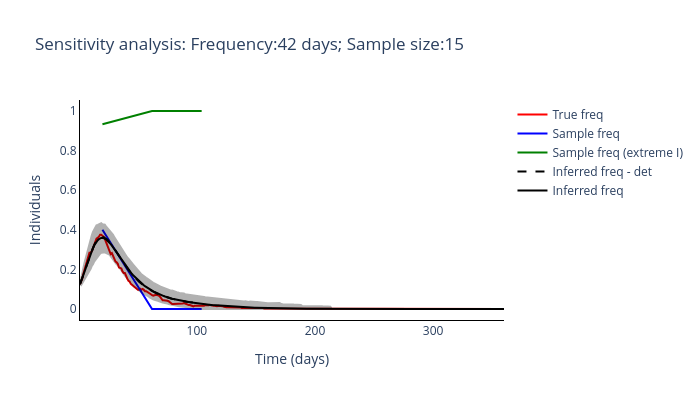

The code cell stored with this chart in its notebook:
### Code cell
routine_run(freq_samplying_range[2], sample_size_range[0])

### Figure 1 — Plotly figure (JSON) as saved in the notebook; plotly's stock layout.template omitted (floating-point values rounded to 4 significant figures; data arrays with more than 128 entries replaced by an {"elided": "..."} marker saying what was removed)
{"data": [{"line": {"color": "red"}, "mode": "lines", "name": "True freq", "type": "scatter", "x": {"elided": "360 int values"}, "y": {"elided": "360 float values"}}, {"line": {"color": "blue"}, "mode": "lines", "name": "Sample freq", "type": "scatter", "x": [20, 62, 104], "y": [0.4, 0, 0]}, {"line": {"color": "green"}, "mode": "lines", "name": "Sample freq (extreme I)", "type": "scatter", "x": [20, 62, 104], "y": [0.9333, 1, 1]}, {"line": {"color": "black", "dash": "dash"}, "mode": "lines", "name": "Inferred freq - det", "type": "scatter", "x": {"elided": "360 int values"}, "y": [0.125, 0.1399, 0.1558, 0.1725, 0.1899, 0.2078, 0.226, 0.244, 0.2616, 0.2784, 0.2944, 0.3092, 0.3225, 0.3343, 0.3443, 0.3523, 0.3582, 0.3619, 0.3636, 0.3637, 0.3623, 0.3596, 0.3556, 0.3506, 0.3447, 0.338, 0.3306, 0.3226, 0.314, 0.305, 0.2956, 0.286, 0.2765, 0.2671, 0.2577, 0.2485, 0.2394, 0.2305, 0.2219, 0.2135, 0.2053, 0.1974, 0.1897, 0.1823, 0.1751, 0.1683, 0.1617, 0.1554, 0.1493, 0.1435, 0.1379, 0.1325, 0.1274, 0.1225, 0.1178, 0.1133, 0.109, 0.1049, 0.1011, 0.09737, 0.09383, 0.09045, 0.08723, 0.08415, 0.08122, 0.07843, 0.07578, 0.07325, 0.07084, 0.06853, 0.06634, 0.06423, 0.06221, 0.06027, 0.0584, 0.0566, 0.05488, 0.05323, 0.05166, 0.05016, 0.04872, 0.04735, 0.04603, 0.04477, 0.04355, 0.04238, 0.04124, 0.04013, 0.03904, 0.03798, 0.03695, 0.03595, 0.03499, 0.03407, 0.03318, 0.03232, 0.03148, 0.03068, 0.0299, 0.02915, 0.02841, 0.02768, 0.02695, 0.02623]}, {"line": {"color": "black"}, "mode": "lines", "name": "Inferred freq", "type": "scatter", "x": {"elided": "360 int values"}, "y": {"elided": "360 float values"}}, {"fill": "toself", "fillcolor": "black", "line": {"color": "black"}, "mode": "lines", "name": "Inferred freq", "opacity": 0.3, "showlegend": false, "type": "scatter", "x": {"elided": "720 int values"}, "y": {"elided": "720 float values"}}], "layout": {"height": 400, "plot_bgcolor": "white", "title": {"text": "Sensitivity analysis: Frequency:42 days; Sample size:15"}, "width": 700, "xaxis": {"linecolor": "black", "title": {"text": "Time (days)"}}, "yaxis": {"linecolor": "black", "title": {"text": "Individuals"}}}}
